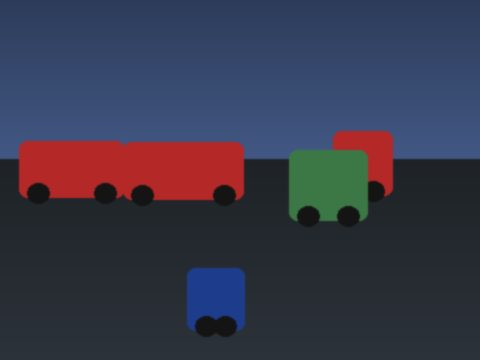
#> input picture design/datacenter/_src/samples/img_00.jpg, 480 x 360 px
$ python -i imgstats.py   (imports and definitions only)   (older library calls are emulated)
#> lines starting #> are read from the running program, lines starting #| are printed output that depends on the picture
"""
Image conditions: per-image light / sharpness / noise / colour / capture metrics, what the Compare tab's "Image
conditions" section (image/shift.py) compares between two members of a combined dataset to tell whether a model
trained on A will meet the same pictures in B (a new camera, new lighting).

One decode per image (PIL, then cv2 / numpy, which release the GIL: a thread pool):
    header     size, format, EXIF camera / ISO / exposure / f-number, JPEG quantisation tables (quality estimate)
    decode     JPEG draft: decoded at 1/2..1/8 while the long side stays >= DRAFT px (most of the cost)
    noise      Immerkaer's fast sigma estimate on a <= 512 px centre crop of the decoded pixels
    the rest   on the image shrunk by an integer factor to a long side in (WORK/2, WORK] (INTER_AREA): about one
               scale for every camera, so sharpness and edge density compare across resolutions
Every metric is a float32 column (METRICS: key, group, label, log-scale flag); NaN = not available (EXIF missing,
not a JPEG). `hist` per image: 32-bin luma + 32-bin R, G, B shares (the light / colour curves) + the 4x4 grid of
mean luma (the light map: vignetting, uneven light, light direction).

Cache <member workspace>/imgstats.npz (atomic replace), keyed by the member's own image name + image_sig: every
combined dataset that contains the member reuses it, and only new / changed images are read again.
"""

import hashlib
import io
import math
import os
import threading
from concurrent.futures import ThreadPoolExecutor
from dataclasses import dataclass
from pathlib import Path

import numpy as np

VERSION = 4            # 4: light layout (grid, vignetting, direction), haze, CCT, blur direction, chroma noise,
                      #    JPEG blocking, EXIF hour; 3: sharpness net of noise (floored), edges on a sigma-1 blur
FILE = 'imgstats.npz'
WORK = 512           # the light / sharpness / colour metrics: long side cut by an integer factor to <= this
DRAFT = 1024         # JPEG draft decode keeps the long side at least this
NOISE_CROP = 512
NHIST = 32
GRID = 4             # the light map: GRID x GRID cells of mean luma
HIST_W = 4 * NHIST + GRID * GRID

# key, group, label, log scale (for the histograms), unit / hint
METRICS = [
    ('brightness', 'light', 'brightness (mean luma)', False, '0-255'),
    ('contrast', 'light', 'contrast (luma std)', False, '0-255'),
    ('dark_clip', 'light', 'crushed shadows (% luma <= 8)', False, '%'),
    ('bright_clip', 'light', 'blown highlights (% luma >= 247)', False, '%'),
    ('dyn_range', 'light', 'dynamic range (p99 - p1)', False, '0-255'),
    ('entropy', 'light', 'tonal entropy', False, 'bits'),
    ('midtone', 'light', 'midtones (median luma)', False, '0-255'),
    ('local_contrast', 'light', 'local contrast (16 px block std)', False, '0-255'),
    ('vignetting', 'light', 'vignetting (corners / centre luma)', False, 'ratio'),
    ('uniformity', 'light', 'uneven light (4x4 grid CV)', False, '%'),
    ('light_dx', 'light', 'light direction left(-) / right(+)', False, '%'),
    ('light_dy', 'light', 'light direction top(-) / bottom(+)', False, '%'),
    ('haze', 'light', 'haze / glare (dark channel)', False, '0-255'),
    ('sharpness', 'sharpness', 'sharpness (Laplacian var, noise removed)', True, ''),
    ('tenengrad', 'sharpness', 'edge strength (Tenengrad, noise removed)', True, ''),
    ('edge_density', 'sharpness', 'edge density (% Canny)', False, '%'),
    ('blur_aniso', 'sharpness', 'blur direction (0 round / 1 one way: motion)', False, '0-1'),
    ('noise', 'noise', 'noise sigma (Immerkaer)', True, '0-255'),
    ('chroma_noise', 'noise', 'colour noise sigma (Lab a*, b*)', False, '0-255'),
    ('r_mean', 'colour', 'red mean', False, '0-255'),
    ('g_mean', 'colour', 'green mean', False, '0-255'),
    ('b_mean', 'colour', 'blue mean', False, '0-255'),
    ('saturation', 'colour', 'saturation (HSV)', False, '0-255'),
    ('colorfulness', 'colour', 'colourfulness (Hasler)', False, ''),
    ('cast_a', 'colour', 'tint green(-) / magenta(+) (Lab a*)', False, ''),
    ('cast_b', 'colour', 'tint blue(-) / yellow(+) (Lab b*)', False, ''),
    ('wb_rg', 'colour', 'white balance R / G', False, 'ratio'),
    ('wb_bg', 'colour', 'white balance B / G', False, 'ratio'),
    ('cct', 'colour', 'colour temperature (McCamy)', False, 'K'),
    ('width', 'capture', 'width', False, 'px'),
    ('height', 'capture', 'height', False, 'px'),
    ('megapixels', 'capture', 'megapixels', True, 'MP'),
    ('aspect', 'capture', 'aspect w / h', False, ''),
    ('bytes_per_px', 'capture', 'file bytes per pixel', True, 'B/px'),
    ('jpeg_q', 'capture', 'JPEG quality (estimated)', False, '1-100'),
    ('blockiness', 'capture', 'JPEG blocking (8 px edges / inside)', False, 'ratio'),
    ('iso', 'capture', 'ISO (EXIF)', True, ''),
    ('exposure', 'capture', 'exposure time (EXIF)', True, 's'),
    ('fnumber', 'capture', 'f-number (EXIF)', False, 'f/'),
    ('hour', 'capture', 'time of day (EXIF)', False, 'h'),
]
KEYS = [m[0] for m in METRICS]
COL = {k: i for i, k in enumerate(KEYS)}
GROUPS = ['light', 'sharpness', 'noise', 'colour', 'capture']

# IJG standard luminance quantisation table (quality 50)
_STD_LUMA = np.array([
    16, 11, 10, 16, 24, 40, 51, 61, 12, 12, 14, 19, 26, 58, 60, 55, 14, 13, 16, 24, 40, 57, 69, 56,
    14, 17, 22, 29, 51, 87, 80, 62, 18, 22, 37, 56, 68, 109, 103, 77, 24, 35, 55, 64, 81, 104, 113, 92,
    49, 64, 78, 87, 103, 121, 120, 101, 72, 92, 95, 98, 112, 100, 103, 99], np.float64)
_IMMERKAER = np.array([[1, -2, 1], [-2, 4, -2], [1, -2, 1]], np.float32)


# [22 lines left out: functions jpeg_quality, _ratio, not called in this run]


NO_EXIF = ('', math.nan, math.nan, math.nan, math.nan)


# [33 lines left out: functions _hour, _exif, not called in this run]


_SOBEL_GAIN = []


def _sobel_noise_gain():
    """Sum of squares of the sigma-1 Gaussian + 3x3 Sobel kernel: the variance one gradient component gets from unit
    white noise (computed once from an impulse)."""
    if not _SOBEL_GAIN:
        import cv2
        d = np.zeros((31, 31), np.float32)
        d[15, 15] = 1.0
        k = cv2.Sobel(cv2.GaussianBlur(d, (0, 0), 1.0), cv2.CV_32F, 1, 0, ksize=3)
        _SOBEL_GAIN.append(float((k * k).sum()))
    return _SOBEL_GAIN[0]


_DIR_GAIN = []


def _dir_derivs(ys):
    """Second derivatives of `ys` along 0, 45, 90 and 135 degrees (3x3 Sobel)."""
    import cv2
    dxx = cv2.Sobel(ys, cv2.CV_32F, 2, 0, ksize=3)
    dyy = cv2.Sobel(ys, cv2.CV_32F, 0, 2, ksize=3)
    dxy = cv2.Sobel(ys, cv2.CV_32F, 1, 1, ksize=3)
    return dxx, 0.5 * (dxx + dyy) + dxy, dyy, 0.5 * (dxx + dyy) - dxy


def blur_direction(ys, sigma):
    """0 = blur the same every way (defocus / none), towards 1 = edges smeared one way (motion blur): 1 - min / max of
    the second-derivative energy along 4 directions of the sigma-1 blurred luma `ys`, white noise of `sigma` removed.
    A second derivative falls with the cube of the smear, so a few pixels of motion stand out of the content's own
    direction mix. NaN when no direction keeps detail above the noise."""
    import cv2
    if not _DIR_GAIN:                                        # unit white noise -> energy per direction (once)
        d = np.zeros((31, 31), np.float32)
        d[15, 15] = 1.0
        _DIR_GAIN.extend(float((k * k).sum()) for k in _dir_derivs(cv2.GaussianBlur(d, (0, 0), 1.0)))
    yv = ys.astype(np.float32)
    raw = [float(cv2.mean(k * k)[0]) for k in _dir_derivs(yv)]
    noise = [sigma * sigma * g for g in _DIR_GAIN]
    # every direction must keep detail well above its noise share, or the ratio is noise: not measurable
    if min(r - nz for r, nz in zip(raw, noise)) < max(noise) or max(raw) <= 1e-6:
        return math.nan
    e = [r - nz for r, nz in zip(raw, noise)]
    return 1.0 - min(e) / max(e)


def noise_sigma(gray):
    """Immerkaer (1996) fast noise sigma of a grayscale float32 image, in 0..255 units."""
    import cv2
    h, w = gray.shape[:2]
    if h < 3 or w < 3:
        return math.nan
    r = cv2.filter2D(gray, cv2.CV_32F, _IMMERKAER, borderType=cv2.BORDER_REPLICATE)[1:-1, 1:-1]
    return float(np.abs(r).sum(dtype=np.float64) * math.sqrt(math.pi / 2.0) / (6.0 * (w - 2) * (h - 2)))


def _pct(cum, n, p):
    return float(np.searchsorted(cum, p * n))


# sRGB -> linear lookup (0..255 -> 0..1) and linear sRGB -> CIE XYZ (D65)
_LIN = np.where(np.arange(256) / 255.0 <= 0.04045, np.arange(256) / 255.0 / 12.92,
                ((np.arange(256) / 255.0 + 0.055) / 1.055) ** 2.4)
_XYZ = np.array([[0.4124, 0.3576, 0.1805], [0.2126, 0.7152, 0.0722], [0.0193, 0.1192, 0.9505]])


def cct_of_rgb(lin_rgb):
    """McCamy (1992) correlated colour temperature in kelvin of a mean linear sRGB triple, clipped to 1500..20000."""
    X, Y, Z = _XYZ @ np.asarray(lin_rgb, np.float64)
    s = X + Y + Z
    if s <= 1e-9:
        return math.nan
    x, y = X / s, Y / s
    if abs(0.1858 - y) < 1e-9:
        return math.nan
    nn = (x - 0.3320) / (0.1858 - y)
    return float(min(20000.0, max(1500.0, 449.0 * nn ** 3 + 3525.0 * nn ** 2 + 6823.3 * nn + 5520.33)))


# [13 lines left out: function blockiness, not called in this run]


def measure_array(rgb, *, size=None, nbytes=None, fmt='', qtables=None, exif=NO_EXIF):
    """(vec float32[len(METRICS)], hist float32[HIST_W]) of an RGB uint8 array. size: the original (w, h)."""
#> called with fmt = '', exif = ('', nan, nan, nan, nan)
    import cv2
    h0, w0 = rgb.shape[:2]
    W, H = size or (w0, h0)
    vec = np.full(len(KEYS), np.nan, np.float32)
    # noise on the decoded pixels (centre crop) - before any resize smooths it away
    cy, cx, hc = h0 // 2, w0 // 2, NOISE_CROP // 2
    y0, x0 = max(0, cy - hc) // 8 * 8, max(0, cx - hc) // 8 * 8      # on the 8 px JPEG block grid
    crgb = np.ascontiguousarray(rgb[y0:y0 + NOISE_CROP, x0:x0 + NOISE_CROP])
    crop = cv2.cvtColor(crgb, cv2.COLOR_RGB2GRAY)
    vec[COL['noise']] = noise_sigma(crop.astype(np.float32))
#> in noise_sigma, `r = cv2.filter2D(gray, cv2.CV_32F, _IMMERKAER, borderType=cv2.BORDER_R..`:
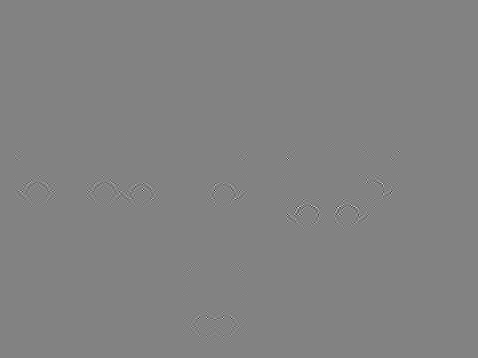
#> r: shape (358, 478) float32; min -39, max 37, mean 0; drawn with min black and max white
    clab = cv2.cvtColor(crgb, cv2.COLOR_RGB2LAB).astype(np.float32)
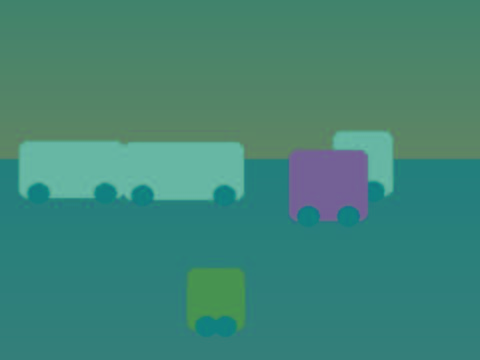
#> clab: shape (360, 480, 3) float32; mean R, G, B 64.7, 133.4, 118.8
    vec[COL['chroma_noise']] = 0.5 * (noise_sigma(np.ascontiguousarray(clab[..., 1])) +
                                      noise_sigma(np.ascontiguousarray(clab[..., 2])))
#> in noise_sigma (call 3), `r = cv2.filter2D(gray, cv2.CV_32F, _IMMERKAER, borderType=cv2.BORDER_R..`:
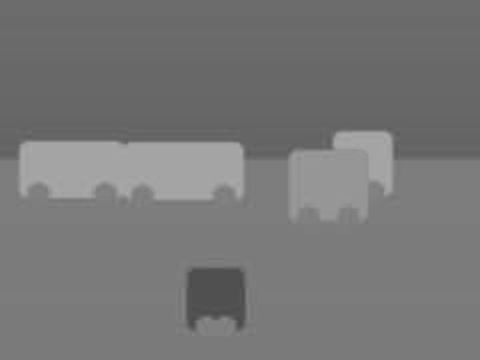
#> gray: shape (360, 480) float32; min 75, max 171, mean 118.8
    # blocking only means something on the pixels as decoded (a drafted JPEG keeps a scaled grid: 8 / scale)
    if fmt == 'JPEG' and (W, H) == (w0, h0):
        vec[COL['blockiness']] = blockiness(crop)
    k = -(-max(h0, w0) // WORK)                            # an integer factor: OpenCV's fast INTER_AREA path
    small = cv2.resize(rgb, (max(1, w0 // k), max(1, h0 // k)), interpolation=cv2.INTER_AREA) if k > 1 else rgb
    y = cv2.cvtColor(small, cv2.COLOR_RGB2GRAY)
    n = y.size
    h256 = np.bincount(y.ravel(), minlength=256).astype(np.float64)
#> h256 = 256 values, max 14487 at index 82, min 0 at index 0, mean 675
    cum = np.cumsum(h256)
#> cum = 256 values from 0 to 172800
    lv = np.arange(256, dtype=np.float64)
    mean = float((h256 * lv).sum() / n)
#> mean = 58.55
    vec[COL['brightness']] = mean
    vec[COL['contrast']] = math.sqrt(max(0.0, float((h256 * (lv - mean) ** 2).sum() / n)))
    vec[COL['dark_clip']] = 100.0 * float(h256[:9].sum() / n)
    vec[COL['bright_clip']] = 100.0 * float(h256[247:].sum() / n)
    vec[COL['dyn_range']] = _pct(cum, n, 0.99) - _pct(cum, n, 0.01)
    p64 = h256.reshape(64, 4).sum(1) / n
#> p64 = 64 values, max 0.139 at index 10, min 0 at index 0, mean 0.0156
    nz = p64[p64 > 0]
#> nz = 23 values, max 0.139 at index 7, min 2.31e-05 at index 0, mean 0.0435
    vec[COL['entropy']] = float(-(nz * np.log2(nz)).sum())
    vec[COL['midtone']] = _pct(cum, n, 0.5)
    yf32 = y.astype(np.float32)
    mu = cv2.blur(yf32, (16, 16))
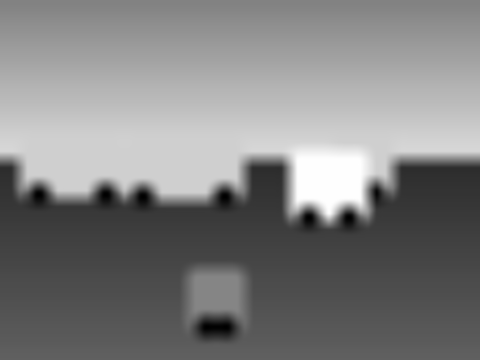
#> mu: shape (360, 480) float32; min 20.26, max 96.13, mean 58.6; drawn with min black and max white
    vec[COL['local_contrast']] = float(np.sqrt(np.maximum(cv2.blur(yf32 * yf32, (16, 16)) - mu * mu, 0)).mean())
    grid = cv2.resize(yf32, (GRID, GRID), interpolation=cv2.INTER_AREA).astype(np.float64)
#> grid = [[66.29, 66.29, 66.29, 66.29], [78.28, 79.97, 78.78, 72.47], [42.42, 45.05, 50.18, 40.21], [45.41, 47.62, 45.83, 45.41]]
    gm = max(float(grid.mean()), 1e-3)
#> gm = 58.55
    corners = (grid[0, 0] + grid[0, -1] + grid[-1, 0] + grid[-1, -1]) / 4.0
#> corners = 55.85
    centre = float(grid[1:3, 1:3].mean())
#> centre = 63.5
    vec[COL['vignetting']] = corners / max(centre, 1e-3)
    vec[COL['uniformity']] = 100.0 * float(grid.std()) / gm
    vec[COL['light_dx']] = 100.0 * float(grid[:, GRID // 2:].mean() - grid[:, :GRID // 2].mean()) / gm
    vec[COL['light_dy']] = 100.0 * float(grid[GRID // 2:].mean() - grid[:GRID // 2].mean()) / gm
    dark = cv2.erode(small.min(axis=2), np.ones((7, 7), np.uint8))
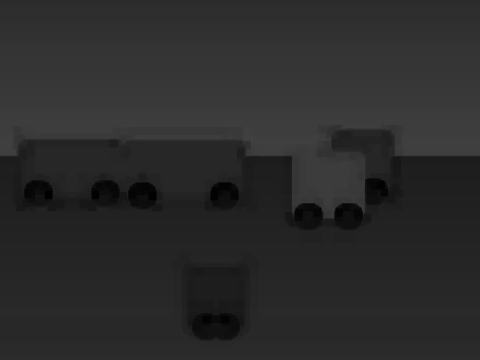
#> dark: shape (360, 480); min 0, max 65, mean 43
    vec[COL['haze']] = float(dark.mean(dtype=np.float64))
    # sharpness without the noise: a noisy soft image must not read as sharp. Laplacian variance minus the part
    # white noise of the work image's own sigma adds (sum of the 3x3 kernel's squares = 20); edges on a sigma-1 blur
    yf = y.astype(np.float32)
    sw = noise_sigma(yf)
#> sw = 0.0329
    lap = float(cv2.Laplacian(yf, cv2.CV_32F).var())
#> lap = 6.02
    vec[COL['sharpness']] = max(0.02 * lap, lap - 20.0 * sw * sw, 0.01)   # floored: a log scale, never 0
    ys = cv2.GaussianBlur(y, (0, 0), 1.0)
    gx = cv2.Sobel(ys, cv2.CV_32F, 1, 0, ksize=3)
    gy = cv2.Sobel(ys, cv2.CV_32F, 0, 1, ksize=3)
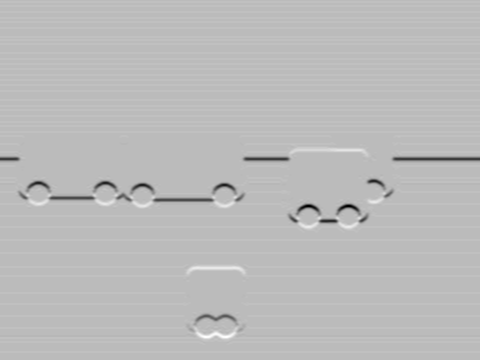
#> gy: shape (360, 480) float32; min -168, max 60, mean -0.2; drawn with min black and max white
    g2 = float(cv2.mean(gx * gx + gy * gy)[0])
#> g2 = 220.3
    vec[COL['blur_aniso']] = blur_direction(ys, sw)
#> in blur_direction, `yv = ys.astype(np.float32)`:
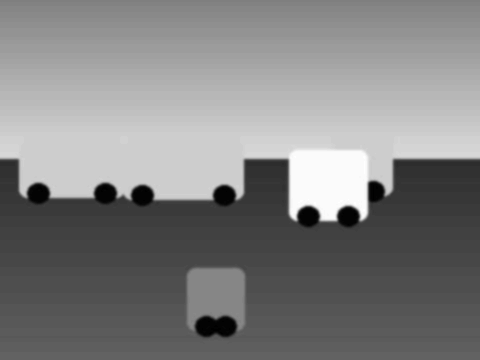
#> yv: shape (360, 480) float32; min 19, max 97, mean 58.5; drawn with min black and max white
#> in blur_direction, `raw = [float(cv2.mean(k * k)[0]) for k in _dir_derivs(yv)]`: raw = [7.79, 6.65, 11.65, 6.68]
#> in blur_direction, `noise = [sigma * sigma * g for g in _DIR_GAIN]`: noise = [0.000567, 0.000491, 0.000567, 0.000491]
#> in blur_direction, `e = [r - nz for r, nz in zip(raw, noise)]`: e = [7.79, 6.65, 11.65, 6.68]
    vec[COL['tenengrad']] = math.sqrt(max(0.0, g2 - 2.0 * sw * sw * _sobel_noise_gain()))
    med = _pct(cum, n, 0.5)
#> med = 60
    lo, hi = max(5.0, 0.66 * med), min(255.0, max(20.0, 1.33 * med))
#> lo = 39.6; hi = 79.8
    vec[COL['edge_density']] = 100.0 * float(np.count_nonzero(cv2.Canny(ys, lo, hi)) / n)
    f = small.reshape(-1, 3)
    mR, mG, mB = (float(v) for v in f.mean(0, dtype=np.float64))
#> mR = 55.95; mG = 56.78; mB = 74.57
    vec[COL['r_mean']], vec[COL['g_mean']], vec[COL['b_mean']] = mR, mG, mB
    vec[COL['wb_rg']] = mR / max(mG, 1e-3)
    vec[COL['wb_bg']] = mB / max(mG, 1e-3)
    bc = [np.bincount(f[:, c], minlength=256) for c in range(3)]          # reused for the RGB curves below
#> bc = 3 items
    vec[COL['cct']] = cct_of_rgb([float(bc[c] @ _LIN) / max(1, len(f)) for c in range(3)])
    hsv = cv2.cvtColor(small, cv2.COLOR_RGB2HSV)
#> hsv: shape (360, 480, 3); mean H, S, V 99.7, 103.3, 87
    vec[COL['saturation']] = float(hsv[..., 1].mean(dtype=np.float64))
    ff = small.astype(np.float32)
    m_rg, s_rg = (float(x[0, 0]) for x in cv2.meanStdDev(ff[..., 0] - ff[..., 1]))
#> m_rg = -0.833; s_rg = 41.59
    m_yb, s_yb = (float(x[0, 0]) for x in cv2.meanStdDev(0.5 * (ff[..., 0] + ff[..., 1]) - ff[..., 2]))
#> m_yb = -18.2; s_yb = 33.17
    vec[COL['colorfulness']] = float(math.hypot(s_rg, s_yb) + 0.3 * math.hypot(m_rg, m_yb))
    lab = cv2.cvtColor(small, cv2.COLOR_RGB2LAB)
#> lab: shape (360, 480, 3); mean of channels 0, 1, 2 64.7, 133.2, 118.8
    vec[COL['cast_a']] = float(lab[..., 1].mean(dtype=np.float64)) - 128.0
    vec[COL['cast_b']] = float(lab[..., 2].mean(dtype=np.float64)) - 128.0
    vec[COL['width']], vec[COL['height']] = W, H
    vec[COL['megapixels']] = W * H / 1e6
    vec[COL['aspect']] = W / max(1, H)
    if nbytes:
        vec[COL['bytes_per_px']] = nbytes / max(1, W * H)
    vec[COL['jpeg_q']] = jpeg_quality(qtables) if fmt == 'JPEG' else math.nan
    _, vec[COL['iso']], vec[COL['exposure']], vec[COL['fnumber']], vec[COL['hour']] = exif
    hist = np.empty(HIST_W, np.float32)
    hist[:NHIST] = h256.reshape(NHIST, -1).sum(1) / n
    for c in range(3):
        hist[NHIST * (c + 1):NHIST * (c + 2)] = bc[c].reshape(NHIST, -1).sum(1) / n
#> after the loop, hist = 144 values, max 0.336 at index 69, min -3.1e+26 at index 132, mean -8.62e+24
    hist[4 * NHIST:] = (grid / 255.0).ravel()
    return vec, hist


# [20 lines left out: function measure, not called in this run]


# ---------------------------------------------------------------- cache + sample

@dataclass
class Table:
    names: list           # the images asked for that could be measured, in the order asked
    vec: np.ndarray       # float32[n, len(KEYS)]
    hist: np.ndarray      # float32[n, 4*NHIST]
    camera: list          # str per image ('' = no EXIF camera)
    fmt: list             # str per image
    measured: int = 0     # how many were read now (the rest came from the cache)
    failed: int = 0


_locks = {}
_locks_lock = threading.Lock()


def _lock(path):
    with _locks_lock:
        return _locks.setdefault(str(path), threading.Lock())


# [105 lines left out: functions _load, _save, sample, ensure, not called in this run]


def metrics_info():
    return [{'key': k, 'group': g, 'label': lb, 'log': lg, 'unit': u} for k, g, lb, lg, u in METRICS]

>>> import cv2
>>> picture = cv2.cvtColor(cv2.imread('../../design/datacenter/_src/samples/img_00.jpg'), cv2.COLOR_BGR2RGB)
>>> result = measure_array(picture)

$ run again, on design/datacenter/_src/samples/img_01.jpg
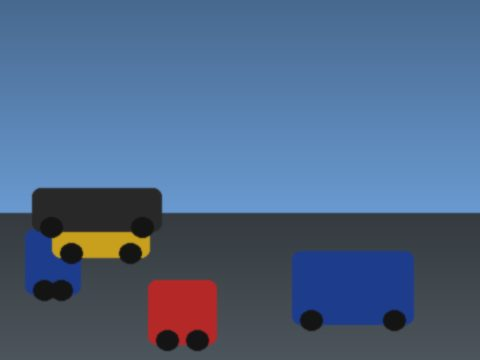
#> input picture design/datacenter/_src/samples/img_01.jpg, 480 x 360 px
#> h256 = 256 values, max 11735 at index 60, min 0 at index 0, mean 675
#> cum = 256 values from 0 to 172800
#> mean = 98.14
#> p64 = 64 values, max 0.106 at index 15, min 0 at index 0, mean 0.0156
#> nz = 40 values, max 0.106 at index 13, min 5.79e-06 at index 39, mean 0.025
#> grid = [[108.4, 108.4, 108.4, 108.4], [128.3, 128.3, 128.3, 128.3], [77.01, 81.02, 90.46, 90.58], [71.06, 73.72, 69.34, 70.19]]
#> gm = 98.14
#> corners = 89.53
#> centre = 107
#> in measure_array, `dark = cv2.erode(small.min(axis=2), np.ones((7, 7), np.uint8))`:
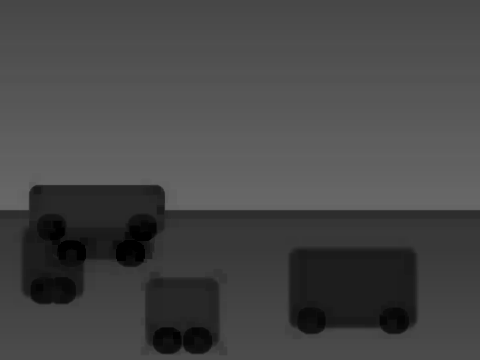
#> dark: shape (360, 480); min 0, max 104, mean 70.5
#> sw = 0.0485
#> lap = 18.31
#> g2 = 721.9
#> in _dir_derivs (call 2), `dyy = cv2.Sobel(ys, cv2.CV_32F, 0, 2, ksize=3)`:
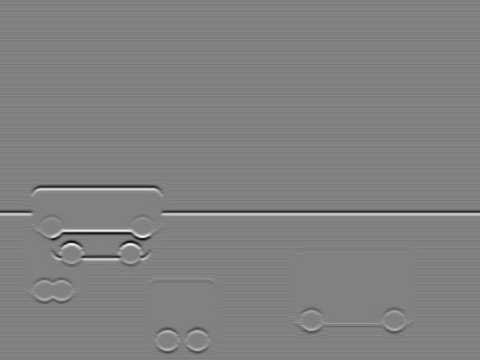
#> dyy: shape (360, 480) float32; min -80, max 78, mean 0; drawn with min black and max white
#> raw = [11.24, 18.54, 45.41, 18.16]
#> noise = [0.00123, 0.00106, 0.00123, 0.00106]
#> e = [11.24, 18.54, 45.41, 18.16]
#> med = 105
#> lo = 69.3; hi = 139.7
#> mR = 78.1; mG = 101.5; mB = 133.2
#> bc = 3 items
#> hsv: shape (360, 480, 3); mean H, S, V 100, 106.1, 138.1
#> m_rg = -23.39; s_rg = 29.81
#> m_yb = -43.36; s_yb = 38.98
#> lab: shape (360, 480, 3); mean of channels 0, 1, 2 108.3, 129.5, 108.6
#> after the loop in measure_array, `for c in range(3):`: hist = 144 values, max 0.201 at index 41, min -3.1e+26 at index 132, mean -8.62e+24
